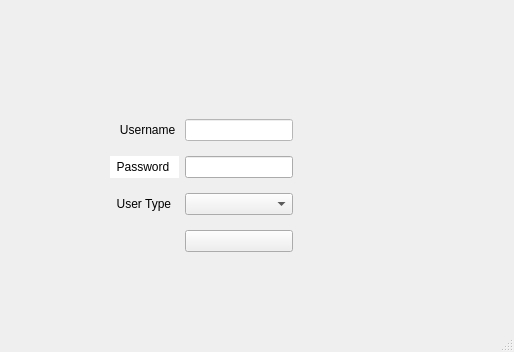
<?xml version="1.0" encoding="UTF-8"?>
<ui version="4.0">
 <class>MainWindow</class>
 <widget class="QMainWindow" name="MainWindow">
  <property name="windowModality">
   <enum>Qt::NonModal</enum>
  </property>
  <property name="geometry">
   <rect>
    <x>0</x>
    <y>0</y>
    <width>514</width>
    <height>352</height>
   </rect>
  </property>
  <property name="minimumSize">
   <size>
    <width>514</width>
    <height>352</height>
   </size>
  </property>
  <property name="maximumSize">
   <size>
    <width>514</width>
    <height>352</height>
   </size>
  </property>
  <property name="windowTitle">
   <string>MainWindow</string>
  </property>
  <property name="autoFillBackground">
   <bool>false</bool>
  </property>
  <property name="styleSheet">
   <string notr="true"/>
  </property>
  <widget class="QWidget" name="centralwidget">
   <widget class="QLabel" name="label">
    <property name="geometry">
     <rect>
      <x>110</x>
      <y>20</y>
      <width>281</width>
      <height>71</height>
     </rect>
    </property>
    <property name="autoFillBackground">
     <bool>false</bool>
    </property>
    <property name="styleSheet">
     <string notr="true">background-image: url(:/images/images/hawkeye_logo.png);</string>
    </property>
    <property name="text">
     <string/>
    </property>
   </widget>
   <widget class="QWidget" name="layoutWidget">
    <property name="geometry">
     <rect>
      <x>110</x>
      <y>110</y>
      <width>281</width>
      <height>151</height>
     </rect>
    </property>
    <layout class="QGridLayout" name="gridLayout">
     <item row="0" column="0">
      <widget class="QLabel" name="labelUserName">
       <property name="text">
        <string>   Username </string>
       </property>
      </widget>
     </item>
     <item row="0" column="1">
      <widget class="QLineEdit" name="lineEdit_UserName">
       <property name="styleSheet">
        <string notr="true">background-color: rgb(255, 255, 255);</string>
       </property>
      </widget>
     </item>
     <item row="1" column="0">
      <widget class="QLabel" name="labelPassword">
       <property name="styleSheet">
        <string notr="true">background-color: rgb(255, 255, 255);</string>
       </property>
       <property name="text">
        <string>  Password </string>
       </property>
      </widget>
     </item>
     <item row="1" column="1">
      <widget class="QLineEdit" name="lineEdit_Password">
       <property name="autoFillBackground">
        <bool>false</bool>
       </property>
      </widget>
     </item>
     <item row="1" column="2">
      <spacer name="horizontalSpacer">
       <property name="orientation">
        <enum>Qt::Horizontal</enum>
       </property>
       <property name="sizeHint" stdset="0">
        <size>
         <width>40</width>
         <height>20</height>
        </size>
       </property>
      </spacer>
     </item>
     <item row="2" column="0">
      <widget class="QLabel" name="labelUserType">
       <property name="text">
        <string>  User Type </string>
       </property>
      </widget>
     </item>
     <item row="2" column="1">
      <widget class="QComboBox" name="comboBox_UserType"/>
     </item>
     <item row="3" column="1">
      <widget class="QPushButton" name="pushButton_Login">
       <property name="sizePolicy">
        <sizepolicy hsizetype="Minimum" vsizetype="Fixed">
         <horstretch>0</horstretch>
         <verstretch>0</verstretch>
        </sizepolicy>
       </property>
       <property name="styleSheet">
        <string notr="true">background-image: url(:/images/images/LoginButtonLogo.jpg);
</string>
       </property>
       <property name="text">
        <string/>
       </property>
      </widget>
     </item>
    </layout>
    <zorder>lineEdit_UserName</zorder>
    <zorder>lineEdit_Password</zorder>
    <zorder>labelUserType</zorder>
    <zorder>comboBox_UserType</zorder>
    <zorder>pushButton_Login</zorder>
    <zorder>labelUserName</zorder>
    <zorder>labelPassword</zorder>
   </widget>
  </widget>
  <widget class="QStatusBar" name="statusbar"/>
 </widget>
 <resources>
  <include location="../resource/qrc/LoginPage.qrc"/>
 </resources>
 <connections/>
</ui>
